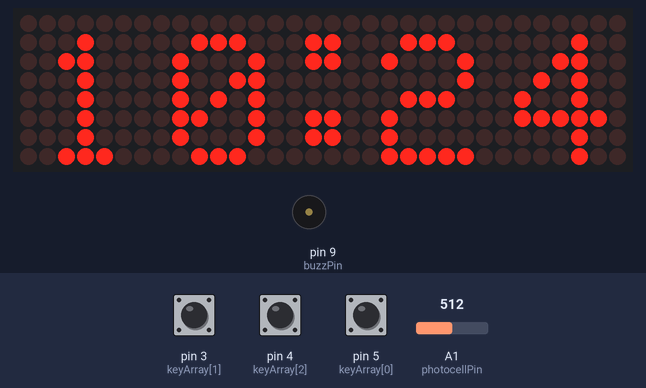
A sketch run on a simulated Arduino Uno, built with avr-gcc and run on an emulated ATmega328P. Parts: 32×8 LED matrix, buzzer (waves = sounding). The test bench sets the inputs (shaded band); at power-on: pin 4 (keyArray[2]) HIGH, pin 5 (keyArray[0]) HIGH, pin 3 (keyArray[1]) HIGH, A1 (photocellPin) = 512. The local clock reads 2024-03-15 10:24:30 at power-on unless the sketch sets it.

Above: at 8.4 s.
8.5 s: pin 4 (keyArray[2]) pulled LOW for 0.15 s
At 9.5 s:
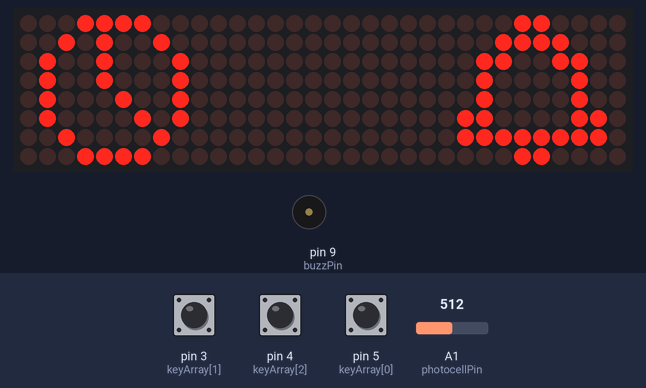
10.1 s: pin 5 (keyArray[0]) pulled LOW for 1 s
At 12.1 s:
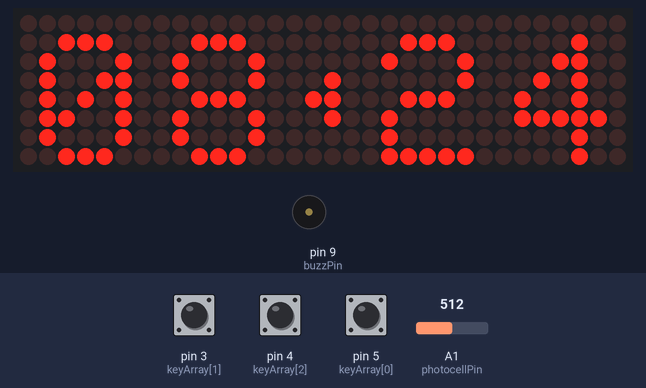
12.6 s: pin 3 (keyArray[1]) pulled LOW for 3.2 s
At 16.7 s:
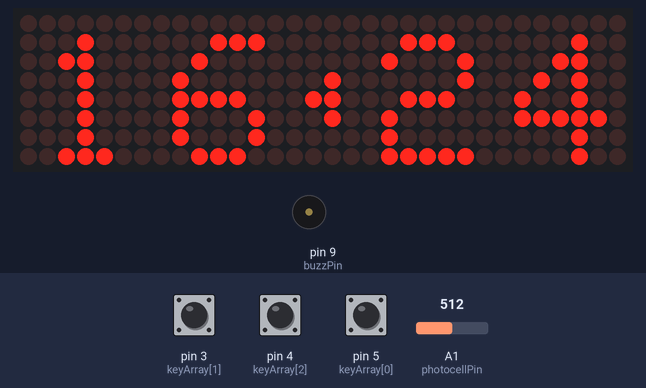
17.3 s: A1 (photocellPin) set to 716
18.8 s: pin 3 (keyArray[1]) pulled LOW for 0.15 s
At 20.0 s:
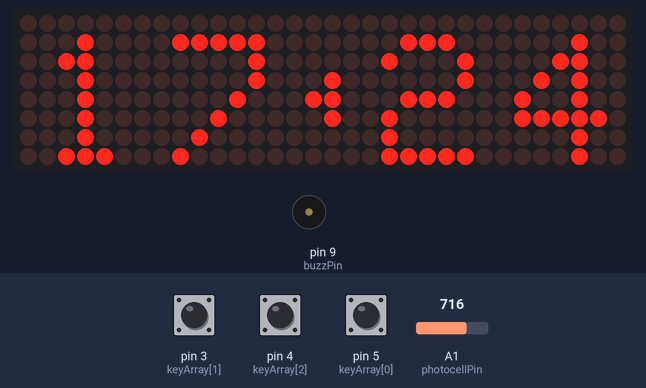
20.4 s: pin 4 (keyArray[2]) pulled LOW for 1 s
At 20.68 s:
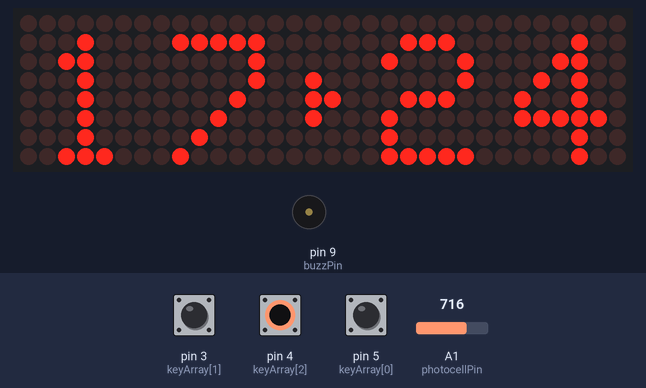
Timing chart, 0 to 23.4 s (numbered marks = the images above; inputs shaded):
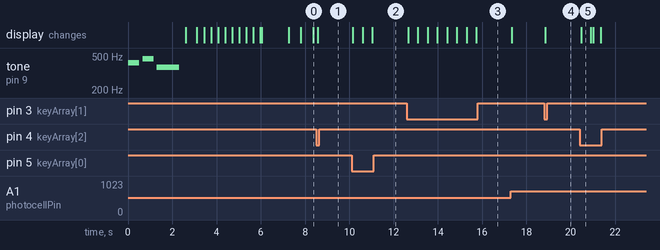

The sketch:

3_Alarm.ino
```cpp
/*
 *Digital Clock V0.2.5
 *by Hardi Huang
 *
 *update log:
 *  V0.2.8 Oct/4/2018 18:22 reduced the sram space, ready for adding more functions
 *  V0.2.7 Oct/3/2018 20:29 added opening greeting hello message
 *  V0.2.5 Oct/3/2018 20:01 added eeprom store alarm data function
 *  V0.2.4 Oct/3/2018 19:06 fixed alarm snooze function and bright flicking bug
 *  V0.2.2 sep/30/2018 11:35 added alarm function
 *  V0.2.1 sep/29/2018 13:13 added photocell change brightness function
*/


/*
max7219 matrix display CONNECTIONS:
 *CLK -> 13
 *CS -> 10
 *DIN -> 11
BUTTON CONNECTIONS:
 *arduino internel pull-up
 *btnLeft -> D5
 *btnRight -> D3
 *btnSet -> D4
RTC 1302 CLOCK CONNECTIONS:
 * DAT ->D6
 * CLK ->D7
 * RST ->D8
*/

#include <SPI.h>
#include <Adafruit_GFX.h>
#include <Max72xxPanel.h>
#include <stdio.h>
#include <DS1302.h>
#include <EEPROM.h>

int pinCS = 10;
int numberOfHorizontalDisplays = 4;
int numberOfVerticalDisplays = 1;
Max72xxPanel matrix = Max72xxPanel(pinCS, numberOfHorizontalDisplays, numberOfVerticalDisplays);

namespace {
  const int kCePin   = 8;  //RST
  const int kIoPin   = 6;  //DAT
  const int kSclkPin = 7;  //CLK
  DS1302 rtc(kCePin, kIoPin, kSclkPin);
}//namespace

static const unsigned char PROGMEM clockBitmap[] =
{ B00111100,
  B01010010,
  B10010001,
  B10010001,
  B10001001,
  B10000101,
  B01000010,
  B00111100
};

static const unsigned char PROGMEM bellBitmap[] =
{ B00011000,
  B00111100,
  B01100110,
  B01000010,
  B01000010,
  B11000011,
  B11111111,
  B00011000
};
int buzzPin = 9;
int photocellPin = 1;

int btnLeft = 0;
int btnRight = 0;
int btnSet = 0;
int timeData[7] = {2018,9,28,18,34,44,4}; //year,month,date,hour,minute,second,day
int alarmData[3] = {17,40,1};//hour,minute,on or off
unsigned long snoozeTimer = millis();
int state = 0; //0==display mode; 1==menu; 2==set time; 3==set alarm; 4==Pomodoro; 5==alarm goes off;
int selectedTime = 3; //which one we are editing right now,same order with timeData
int selectedAlarm = 0;
int debounce[3];
String key="0";
char hexaKeys[]={'L','R','S'};
unsigned long editTimer = millis();
unsigned long dotTimer = millis();
bool dotState = 0;
int photocellReading;
int brightness=1;//1-15
unsigned long alarmBlinkTimer = millis();
bool alarmState = 1;
int spacer = 1;  // dots between letters
int width = 5 + spacer; // The font width is 5 pixels + spacer

void setup() {
  matrix.setIntensity(brightness);
  matrix.setRotation(0, 1);
  matrix.setRotation(1, 1);
  matrix.setRotation(2, 1);
  matrix.setRotation(3, 1);
  matrix.fillScreen(LOW); // show black
  matrix.setCursor(1, 1);
  matrix.print("Hello");
  matrix.write();

  tone(buzzPin, 415, 500);
  tone(buzzPin, 415, 500);
  delay(500*1.3);
  tone(buzzPin, 466, 500);
  delay(500*1.3);
  tone(buzzPin, 370, 1000);
  delay(1000*1.3);
  noTone(buzzPin);

  pinMode(3,INPUT_PULLUP);
  pinMode(4,INPUT_PULLUP);
  pinMode(5,INPUT_PULLUP);
  pinMode(buzzPin, OUTPUT);
  digitalWrite(buzzPin, LOW);
  Serial.begin(9600);
  rtc.writeProtect(false);
  rtc.halt(false);

  matrix.fillScreen(LOW); // show black
  matrix.write();
  delay(500);

  fetchAlarmData();
  scrollMessage("Please Enjoy!");
  matrix.fillScreen(LOW); // show black
  matrix.write();
  delay(1000);
}

void loop() {
  changeBrightness();
  checkAlarm();
  getKey();
  if(state == 0){//display time mode
    if(key == "S"){//go to menu
      state = 1;
      editTimer = millis();
    }
    getTime();
  }else if(state == 1){{//menu mode
    if(key == "L"){//go to set time mode
      state = 2;
      editTimer = millis();
    }else if(key == "R"){//go to set alarm mode
      state = 3;
      editTimer = millis();
    }else if(key == "S"){//exit
      state = 0;
      editTimer = millis();
    }
  }
  }else if(state == 2){//set time mode
    if(key == "L"){
      minusOneTime();
      editTimer = millis();
    }else if(key == "R"){
      addOneTime();
      editTimer = millis();
    }else if(key == "S"){
      editTimer = millis();
      if(selectedTime<4){
        selectedTime++;
      }else{
        selectedTime = 3;
        state = 0;
        timeData[5]=0;//reset second
        updateTimeData();
      }
    }
  }else if(state == 3){//set alarm mode
    if(key == "L"){
      minusOneAlarm();
      editTimer = millis();
      writeAlarmData();
    }else if(key == "R"){
      addOneAlarm();
      editTimer = millis();
      writeAlarmData();
    }else if(key == "S"){
      editTimer = millis();
      if(selectedAlarm<2){
        selectedAlarm++;
      }else{
        selectedAlarm = 0;
        state = 0;

      }
      writeAlarmData();
    }
  }else if(state == 5){//alarm goes off
    //BUZZ code in the drawDisplay
    editTimer = millis();
    if(key == "S"){
      noTone(buzzPin);
      digitalWrite(buzzPin, LOW);
      snoozeTimer = millis();
      matrix.setIntensity(brightness);
      state = 0;
    }
  }

  if(state != 0 and millis() - editTimer > 15000){
    state = 0;
    selectedTime = 3;
  }

  drawDisplay();

  key = "0";
  delay(100);
}

void getKey(){
  int keyArray[] = {5,3,4};//left, right, set
  for(int i = 0; i < 3; i++){
    if(digitalRead(keyArray[i]) == 0){
      if(debounce[i] == 0){
        key = hexaKeys[i];
        digitalWrite(buzzPin, HIGH);
        delay(1);
        digitalWrite(buzzPin, LOW);
        debounce[i] = 3;
      }else{
        debounce[i] -= 1;
      }
    }else{
      debounce[i] = 0;
    }
  }
}

void getTime(){
  Time t = rtc.time();
  timeData[0] = t.yr;
  timeData[1] = t.mon;
  timeData[2] = t.date;
  timeData[3] = t.hr;
  timeData[4] = t.min;
  timeData[5] = t.sec;
  timeData[6] = t.day;
}

void drawDisplay(){
  if(state != 5){
    matrix.fillScreen(LOW);
  }

  if(state == 0 or state == 2){//display clock mode
    String strHrTime = String(timeData[3]);
    if(timeData[3]<10){
      strHrTime="0"+strHrTime;
    }
    String strMinTime = String(timeData[4]);
    if(timeData[4]<10){
      strMinTime="0"+strMinTime;
    }
    String strSecTime = String(timeData[5]);
    if(timeData[5]<10){
      strSecTime="0"+strSecTime;
    }
  //draw hours
    matrix.drawChar(1, 1, strHrTime.charAt(0),HIGH,LOW, 1);
    matrix.drawChar(8, 1, strHrTime.charAt(1),HIGH,LOW, 1);
  //draw minutes
    matrix.drawChar(19, 1, strMinTime.charAt(0), HIGH, LOW, 1);
    matrix.drawChar(26, 1, strMinTime.charAt(1), HIGH, LOW, 1);
  //draw dots
    if(millis()-dotTimer>=500  ){
      if(dotState == 1){
        dotState = 0;
      }else if(dotState == 0 and state == 0){
        dotState = 1;
      }
      dotTimer = millis();
    }
    // draw dots
    if(state == 0){//normal double blinking dot
      matrix.fillRect(15, 1, 2, 2, dotState);
      matrix.fillRect(15, 5, 2, 2, dotState);
    }else if(state == 2){
      if(selectedTime == 3){//left arrow edit hour
        matrix.drawRect(16, 3, 1, 3, 1);
        matrix.drawPixel(15,4,1);
      }else if(selectedTime == 4){//right arrow edit minute
        matrix.drawRect(15, 3, 1, 3, 1);
        matrix.drawPixel(16,4,1);
      }
    }
  }else if(state == 1){
    matrix.drawBitmap(1, 0,  clockBitmap, 8, 8, 1);
    matrix.drawBitmap(23, 0,  bellBitmap, 8, 8, 1);
  }else if(state == 3){//set alarm
    String strHrAlarm = String(alarmData[0]);
    if(alarmData[0]<10){
      strHrAlarm="0"+strHrAlarm;
    }
    String strMinAlarm = String(alarmData[1]);
    if(alarmData[1]<10){
      strMinAlarm="0"+strMinAlarm;
    }
  //draw hours
    matrix.drawChar(1, 1, strHrAlarm.charAt(0),HIGH,LOW, 1);
    matrix.drawChar(8, 1, strHrAlarm.charAt(1),HIGH,LOW, 1);
  //draw minutes
    matrix.drawChar(19, 1, strMinAlarm.charAt(0), HIGH, LOW, 1);
    matrix.drawChar(26, 1, strMinAlarm.charAt(1), HIGH, LOW, 1);
  //draw on off indicator
    if(alarmData[2]==1){
      matrix.drawPixel(31,0,1);
    }else{
      matrix.drawPixel(31,0,0);
    }
  //draw dot arrow
    if(selectedAlarm == 0){//left arrow edit hour
      matrix.drawRect(16, 3, 1, 3, 1);
      matrix.drawPixel(15,4,1);
    }else if(selectedAlarm == 1){//right arrow edit minute
      matrix.drawRect(15, 3, 1, 3, 1);
      matrix.drawPixel(16,4,1);
    }else if(selectedAlarm == 2){//down right arrow edit on off
      matrix.drawRect(15, 0, 1, 3, 1);
      matrix.drawPixel(16,1,1);
    }
  }else if(state == 5){//alarm goes off
    if(millis() - alarmBlinkTimer>=500){
      if(alarmState==0){
        noTone(buzzPin);
        matrix.fillScreen(LOW);
        matrix.drawBitmap(12, 0,  bellBitmap, 8, 8, 1);
        alarmState = 1;
      }else if(alarmState==1){
        tone(buzzPin, 415, 500);
        matrix.fillScreen(HIGH);
        matrix.drawBitmap(12, 0,  bellBitmap, 8, 8, 0);
        alarmState = 0;
      }
      alarmBlinkTimer = millis();
    }
  }
  matrix.write();
}

void addOneTime(){
  int upperLimit=0;
  int lowerLimit=0;
  switch(selectedTime){
    case 3:  upperLimit = 23; lowerLimit = 0;break; //hour
    case 4:  upperLimit = 59; lowerLimit = 0;break; //minute
  }
  if(timeData[selectedTime] < upperLimit){
    timeData[selectedTime]++;
  }else if(timeData[selectedTime] == upperLimit){
    timeData[selectedTime] = lowerLimit;
  }
  drawDisplay();

}

void minusOneTime(){
  int lowerLimit=0;
  int upperLimit=0;
  switch(selectedTime){
    case 3: upperLimit = 23;lowerLimit = 0;break; //hour
    case 4: upperLimit = 59;lowerLimit = 0;break; //minute
  }
  if(timeData[selectedTime] > lowerLimit){
    timeData[selectedTime]--;
  }else if(timeData[selectedTime] == lowerLimit){
    timeData[selectedTime] = upperLimit;
  }
  drawDisplay();
}

void addOneAlarm(){
  int upperLimit=0;
  int lowerLimit=0;
  switch(selectedAlarm){
    case 0:  upperLimit = 23; lowerLimit = 0;break; //hour
    case 1:  upperLimit = 59; lowerLimit = 0;break; //minute
    case 2:  upperLimit = 1; lowerLimit = 0;break; //on/off
  }
  if(alarmData[selectedAlarm] < upperLimit){
    alarmData[selectedAlarm]++;
  }else if(alarmData[selectedAlarm] == upperLimit){
    alarmData[selectedAlarm] = lowerLimit;
  }
  drawDisplay();
}

void minusOneAlarm(){
  int lowerLimit=0;
  int upperLimit=0;
  switch(selectedAlarm){
    case 0: upperLimit = 23;lowerLimit = 0;break; //hour
    case 1: upperLimit = 59;lowerLimit = 0;break; //minute
    case 2:  upperLimit = 1; lowerLimit = 0;break; //on/off
  }
  if(alarmData[selectedAlarm] > lowerLimit){
    alarmData[selectedAlarm]--;
  }else if(alarmData[selectedAlarm] == lowerLimit){
    alarmData[selectedAlarm] = upperLimit;
  }
  drawDisplay();
}

void updateTimeData(){
  //Time t(2013, 9, 22, 01, 38, 50, Time::kTuesday);
  Time t(timeData[0], timeData[1], timeData[2], timeData[3], timeData[4], timeData[5],  timeData[6]);
  rtc.time(t);
}
void updateAlarmData(){
  //update the alarm data to the eeprom
}

void changeBrightness(){
  photocellReading = analogRead(photocellPin);
  int i = map(photocellReading,1023,0,0,15);
  if(state != 5 and abs(brightness-i)>1){//use temp i to see if light has big change to prevent brightness flicking
    brightness = i;
    matrix.setIntensity(brightness);
  }else if(state == 5){
    matrix.setIntensity(15);  //screen blink when alarm goes off, max brightness
  }
}

void checkAlarm(){
  if(timeData[3] == alarmData[0]){//hour match
    if(timeData[4] == alarmData[1]){//minute match
      if(alarmData[2] and state != 3 and millis()-snoozeTimer>60000){//do not go off if user is setting alarm  or user already snoozed the alarm
        state = 5;
      }
    }else if(timeData[4] != alarmData[1] and state == 5){
      state = 0;
    }
  }
}

void fetchAlarmData(){
  for(int i=0;i<3;i++){
    alarmData[i]= EEPROM.read(i);
  }
}

void writeAlarmData(){
  for(int i=0;i<3;i++){
    EEPROM.write(i, alarmData[i]);
  }
}

void scrollMessage(String msg) {
  msg += " "; // add a space at the end
  for ( int i = 0 ; i < width * msg.length() + matrix.width() - 1 - spacer; i++ ) {
    int letter = i / width;
    int x = (matrix.width() - 1) - i % width;
    int y = (matrix.height() - 8) / 2; // center the text vertically
    while ( x + width - spacer >= 0 && letter >= 0 ) {
      if ( letter < msg.length() ) {
        matrix.drawChar(x, y, msg[letter], HIGH, LOW, 1);
      }
      letter--;
      x -= width;
    }
    matrix.write(); // Send bitmap to display
    delay(20);
  }
  matrix.setCursor(0,0);
}
```

Measured:
- after the input at 8.5 s, the display: changes after 0.08 s (image 1)
- after the input at 10.1 s, the display: first changes after 0.06 s (image 2 shows a later state)
- after the input at 12.6 s, the display: first changes after 0.06 s (image 3 shows a later state)
- after the input at 18.8 s, the display: changes after 0.06 s (image 4)
- after the input at 20.4 s, the display: changes after 0.07 s (image 5)
- what the display in image 5 shows lasts 0.4 s, from 20.5 s to 20.9 s
